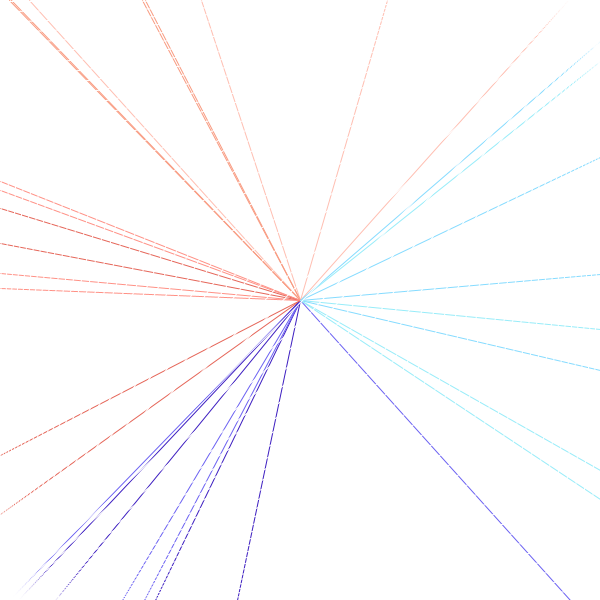
Frame 1 (no input)
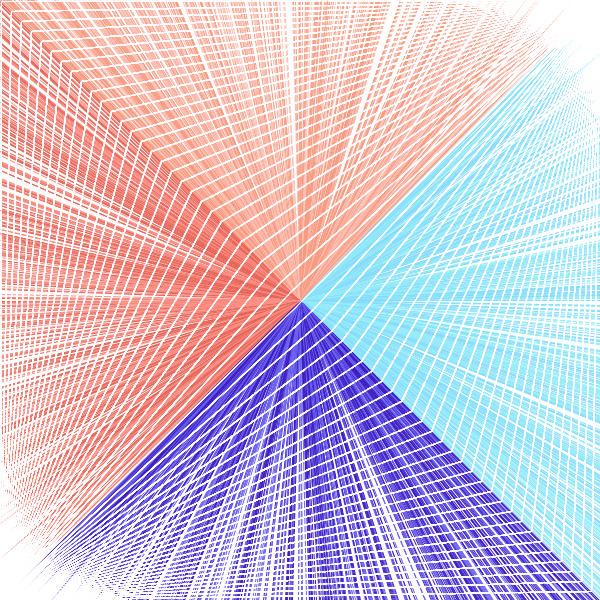
Frame 60 (the mouse pressed at the canvas centre just before this capture)
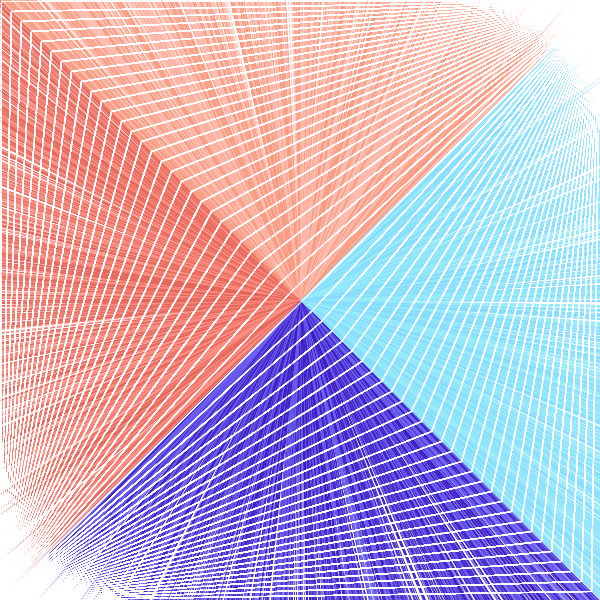
Frame 120 (the mouse held since frame 60 and released just before this capture)

The Processing sketch that drew these frames (run headless with seeded random() and noise(); from frame 60 on, the mouse is pressed at the canvas centre):

// Processing sketch: processing_114325
// ── processing_114325.pde

void setup(){
  size(600,600);
  background(255);
  
}

void draw(){

   
 for(int b=1; b <=600; b+=150){
   //TOP 
   stroke(255,190,177);//white
   line(random(width),0,300,300);
   
   stroke(60,29,192.70);//pink
   line(random(width),600,300,300);
   
   //BOTTOM
   stroke(107,97,242);//light blue
   line(random(width),600,300,300);
   
   stroke(248,154,128);//dark blue
   line(random(width),0,300,300);
   
   
   //LEFT
   stroke(229,101,88);//coral
   line(0,random(height),300,300);
   
   stroke(255,144,133);//light coral
   line(0,random(height),300,300);
   
   //RIGHT
   stroke(133,219,255);
   line(600,random(height),300,300); //dark turq
   
   stroke(151,236,249);
   line(600,random(height),300,300); //light turq 
 }
 
 for(int i = 1; i <= 600 ; i+=10){  
    strokeWeight(1);
    stroke(255);
    line(i,i,0,600);
    line(i,i,600,0);
    

    

    } 
 
}
